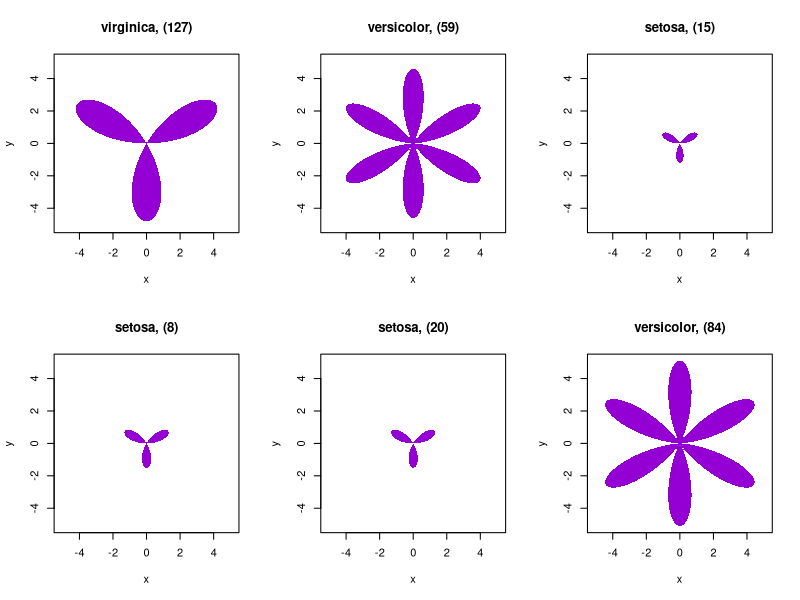

Recreate this plot in R.
## ---- chunk 1
knitr::opts_chunk$set(echo = TRUE)
## ---- chunk 2
data("iris")
## ---- chunk 3

set.seed(16)
funkcija = function(fi,stListov,r){
  if(stListov==3){
    x1 = r*cos(fi)*sin(3*fi)
    y1 = r*sin(fi)*sin(3*fi)
  }else{
    x1 = r*cos(fi)*sin(3*fi)^2
    y1 = r*sin(fi)*sin(3*fi)^2
  }
  return(c(x1,y1))
}

inx = sample(dim(iris)[1],size=6)
stListov = ifelse(iris[inx,"Species"]=="versicolor",6,3)
smallIris = cbind(iris[inx,],stListov,inx)
maxVelikost = max(smallIris[,"Petal.Length"])

izris = function(i){
  plot(0,0,type="n",xlim=c(-maxVelikost,maxVelikost),ylim=c(-maxVelikost,maxVelikost),xlab="x",ylab="y",
       main=paste0(smallIris[i,"Species"],", (",smallIris[i,"inx"],")"))
  sekvenca = seq(0,2*pi,by = 0.01)
  tocke = sapply(sekvenca,FUN = funkcija,stListov=smallIris[i,"stListov"],r=smallIris[i,"Petal.Length"])
  polygon(tocke[1,],tocke[2,],col="darkviolet",border=NA)
}

op = par()
par(mfrow=c(2,3))
tmp = sapply(1:6,izris)
#par(op)
